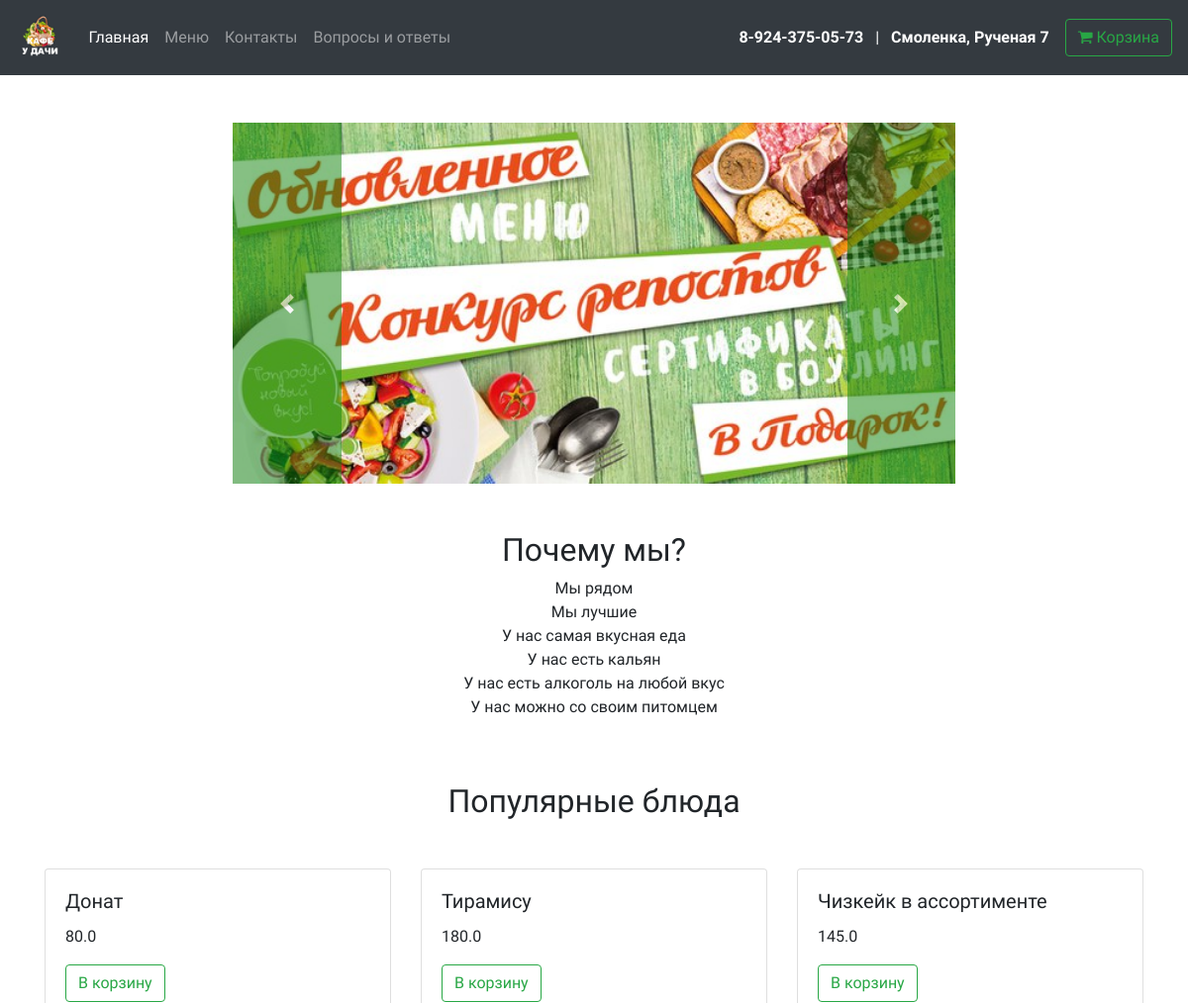
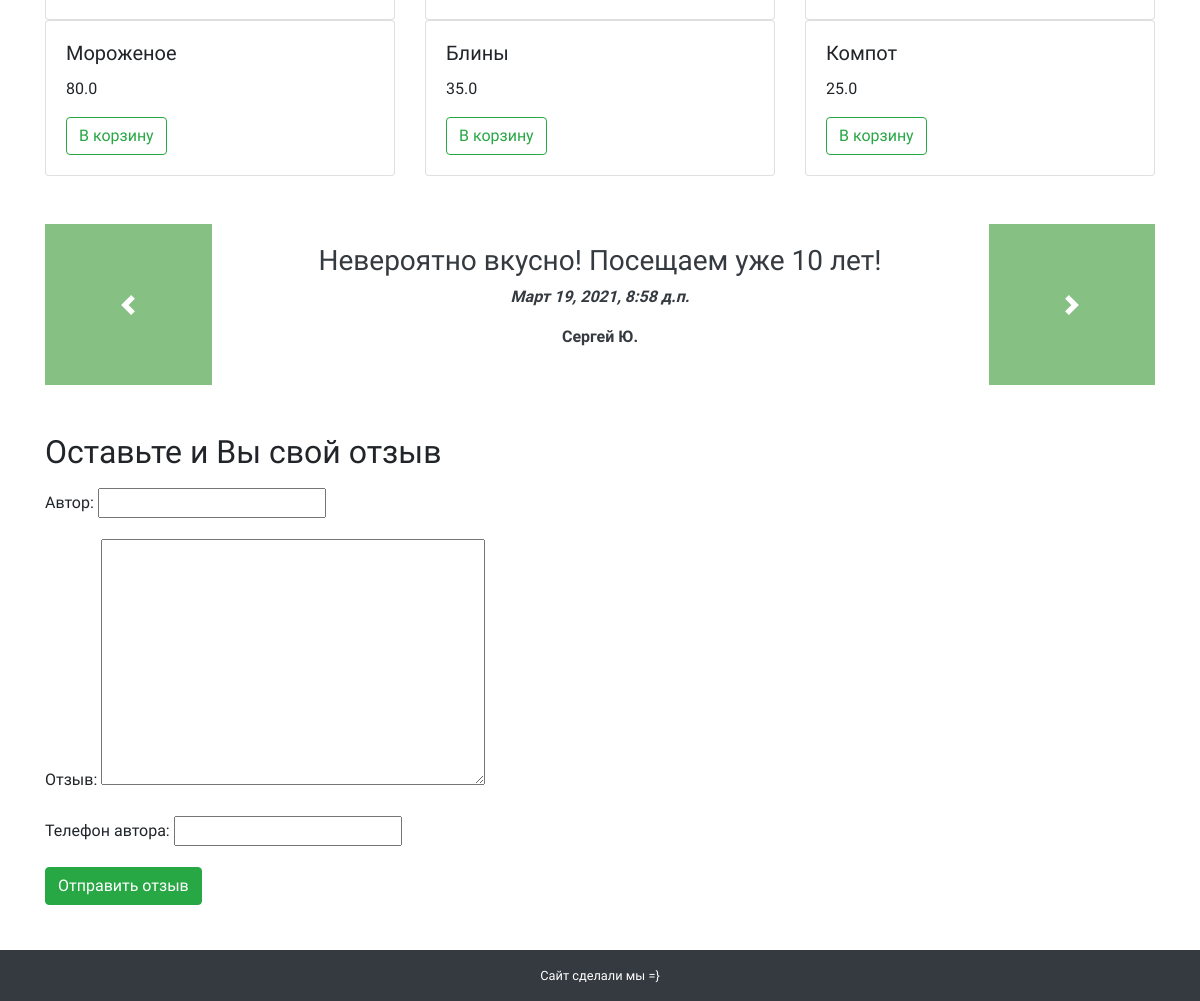
The page / on the database its author committed (2 pictures, top to bottom).
### udachi/models.py (models this page shows, shortened)
class Bluda(models.Model):
    class Meta:
        verbose_name = 'Блюдо'
        verbose_name_plural = 'Блюда'
    nazvanie = models.CharField(verbose_name='Название', max_length=255, null=False, blank=False)
    opisanie = models.TextField('Описание', null=True, blank=True)
    cena = models.FloatField('Цена', default=0)
    gramovka = models.FloatField('Граммовка', default=0)
    prevyu = models.ImageField('Превью', null=False, blank=False)
    tip_bluda = models.ForeignKey(TipBluda, verbose_name='Тип блюда', on_delete=models.SET_NULL, null=True)
    ne_pokazivat = models.BooleanField('Не показывать блюдо', default=False)
    kolvo_dobavlenia_v_korzinu = models.IntegerField('Кол-во раз добавили в корзину', default=0)

class Otzivi(models.Model):
    class Meta:
        verbose_name = 'Отзыв'
        verbose_name_plural = 'Отзывы'
    avtor = models.CharField('Автор', max_length=255)
    otziv = models.TextField('Отзыв')
    telephone_avtora = models.CharField('Телефон автора', max_length=255)
    data_otziva = models.DateTimeField('Дата', auto_now_add=True)
    prosli_moderaziu = models.BooleanField('Модерацию прошли', default=False)

### udachi/views.py (the view)
# urls.py: path('', render_page_home, name='home'),
def render_page_home(request, alert=None):
    bluda_iz_topa = Bluda.objects.order_by('kolvo_dobavlenia_v_korzinu')[0:6]
    otzivi = Otzivi.objects.filter(prosli_moderaziu=True).order_by('data_otziva')
    forma_ostavit_otziv = OstavitOtzivForm()
    return render(request, 'udachi/home.html', {
        'bluda_iz_topa': bluda_iz_topa,
        'otzivi': otzivi,
        'forma_ostavit_otziv': forma_ostavit_otziv,
        'alert': alert
    })

### udachi/forms.py
class OstavitOtzivForm(ModelForm):
    class Meta:
        model = Otzivi
        fields = ['avtor', 'otziv', 'telephone_avtora']

### udachi/templates/udachi/home.html
{% extends 'udachi/base.html' %}
{% block Content %}
    <div class="container py-5">
        <div class="row">
            <div class="col-12 col-sm-12 col-md-12 col-xl-8 col-lg-6 offset-xl-2">
                {% include 'structure/slaider.html' %}
            </div>
            <div class="col-12 my-5 text-center">{% include 'structure/pochemu_mi.html' %}</div>
            {% include 'structure/popularnii_bluda.html' %}
            <div class="col-12 col-sm-12 col-md-12 col-xl-12 col-lg-12 my-5">
                {% include 'structure/slaider_otzivov.html' %}
            </div>
        </div>
    </div>
{% endblock %}

### udachi/templates/structure/popularnii_bluda.html
<div class="col-12"><h2 class="text-center mb-5">Популярные блюда</h2></div>
{% for i_bluda in bluda_iz_topa %}
    <div class="col-12 col-md-6 col-lg-4 col-xl-4">
        <div class="card">
            <div class="card-body">
                <h5 class="card-title">{{ i_bluda.nazvanie }}</h5>
                <p class="card-text">{{ i_bluda.cena }}</p>
                <a href="#" class="btn btn-outline-success">В корзину</a>
            </div>
        </div>
    </div>
{% endfor %}

### udachi/templates/structure/slaider_otzivov.html (shortened to what this page needs)
{% load static %}
<div id="carouselExampleControls2" class="carousel slide" data-ride="carousel">
    <div class="carousel-inner">
        {% for i_otziv in otzivi %}
            <div class="carousel-item {% if forloop.counter0 == 0 %}active{% endif %}">
                <div class="carousel-caption d-none d-md-block text-dark font-weight-bold">
                    <h3>{{ i_otziv.otziv }}</h3>
                    <p><i>{{ i_otziv.data_otziva }}</i></p>
                    <p>{{ i_otziv.avtor }}</p>
                </div>
            </div>
        {% endfor %}
    </div>
    <a class="carousel-control-prev" href="#carouselExampleControls2" role="button" data-slide="prev">
        <span class="carousel-control-prev-icon" aria-hidden="true"></span>
    </a>
    <a class="carousel-control-next" href="#carouselExampleControls2" role="button" data-slide="next">
        <span class="carousel-control-next-icon" aria-hidden="true"></span>
    </a>
</div>
<h2 class="my-3 mt-5">Оставьте и Вы свой отзыв</h2>
<form method="post" action="{% url 'ostavit_otziv' %}">
    {{ forma_ostavit_otziv.as_p }}
    <button type="submit" class="btn btn-success">Отправить отзыв</button>
</form>

### udachi/static/udachi/style.css (style rules this page uses)
body { font-family: 'Exo 2', sans-serif; }
.carousel-control-prev, .carousel-control-next { background-color: #0f8208; }
.carousel-caption { position: static; right: 0; bottom: 0; }

### rows shown on the page
Bluda: nazvanie "Донат", cena "80.0"
Bluda: nazvanie "Тирамису", cena "180.0"
Bluda: nazvanie "Чизкейк в ассортименте", cena "145.0"
Bluda: nazvanie "Мороженое", cena "80.0"
Bluda: nazvanie "Блины", cena "35.0"
Bluda: nazvanie "Компот", cena "25.0"
Otzivi: otziv "Невероятно вкусно! Посещаем уже 10 лет!", data_otziva "Март 19, 2021, 8:58 д.п.", avtor "Сергей Ю."
